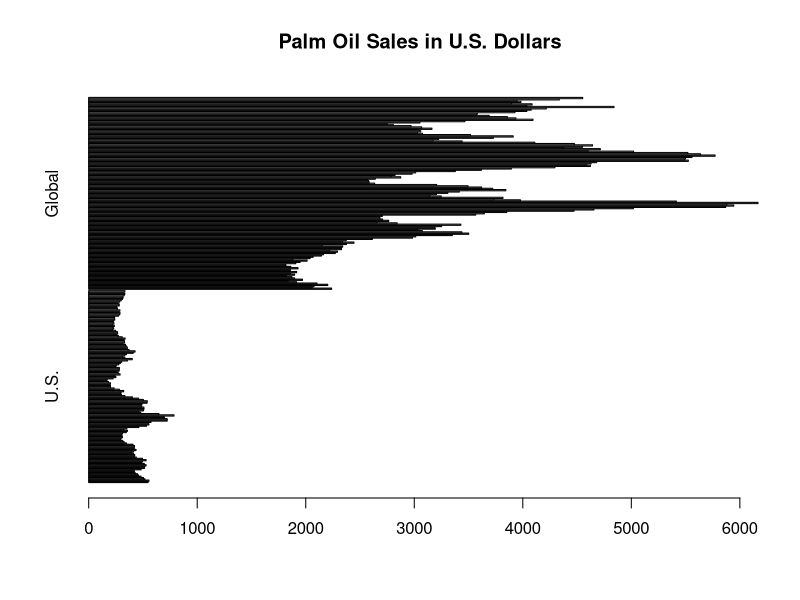
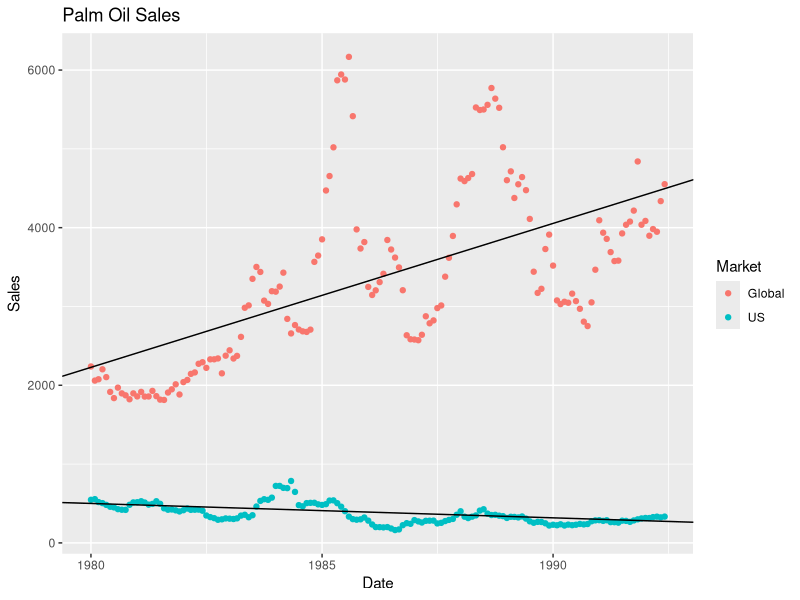
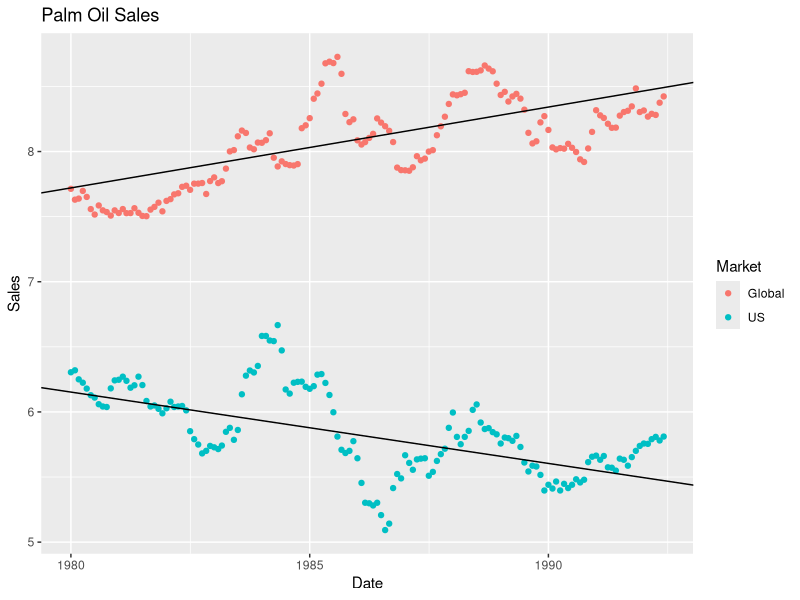
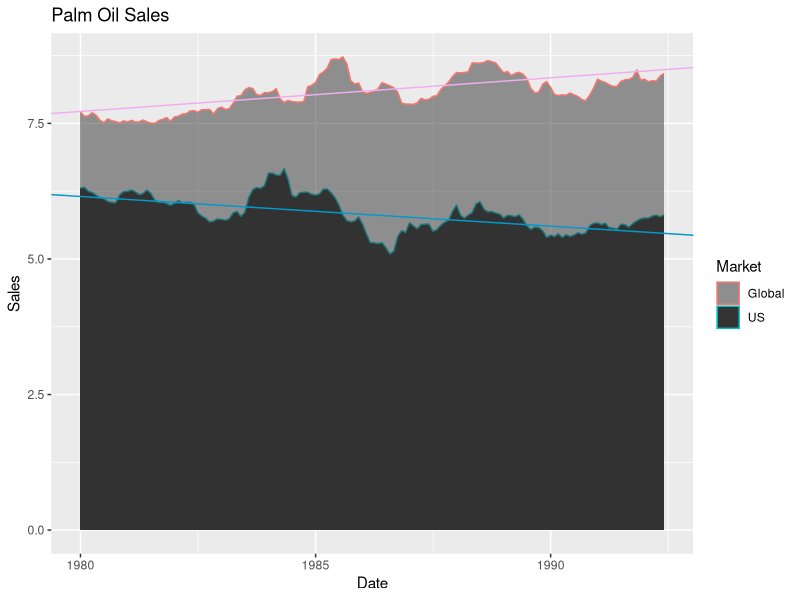
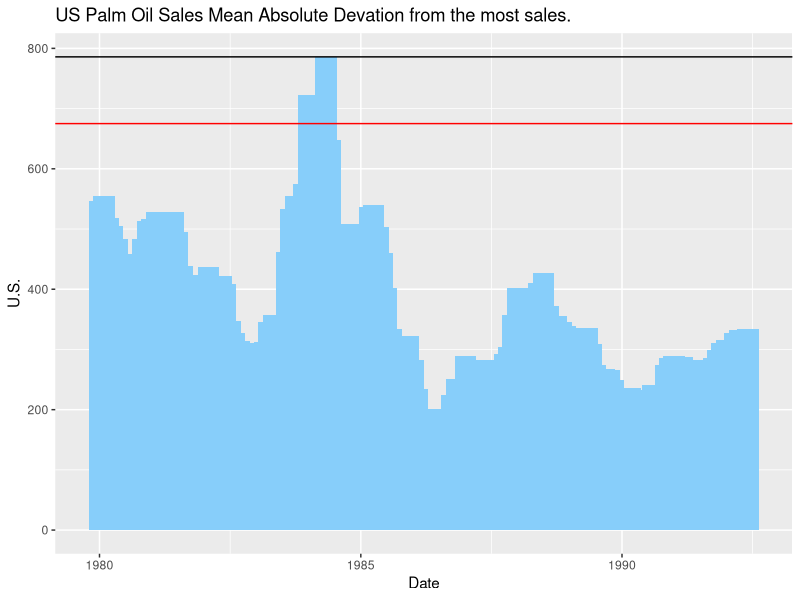
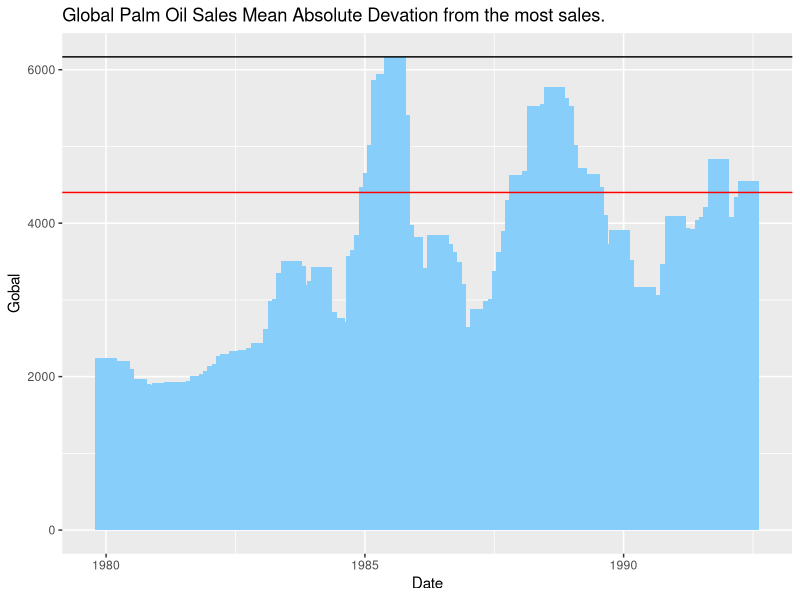
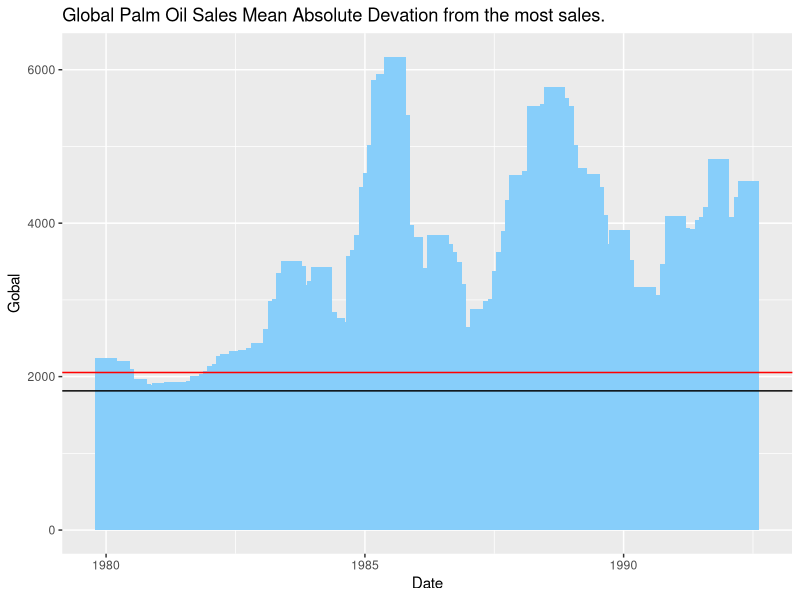
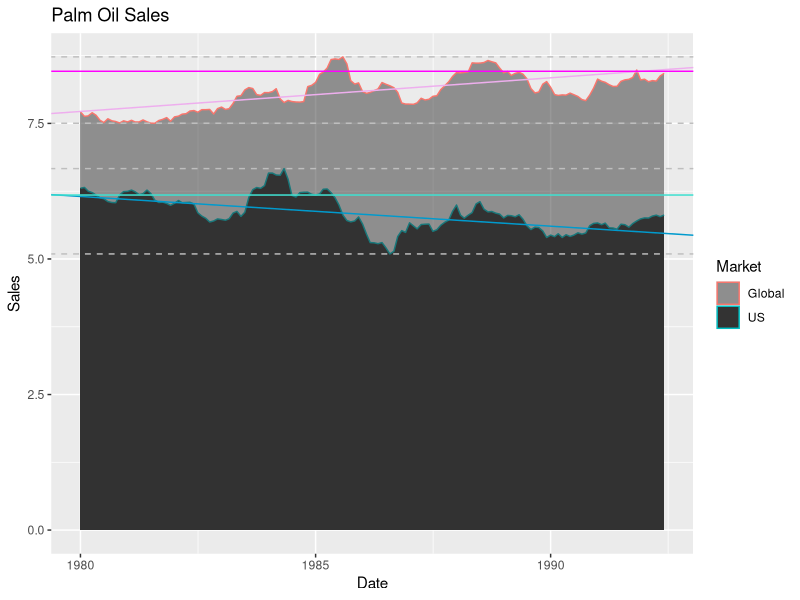

These charts were generated, in order, by the following R code:
# FRED Graph Observations
# Federal Reserve Economic Data
# Link: https://fred.stlouisfed.org
# Help: https://fred.stlouisfed.org/help-faq
# Economic Research Division
# Federal Reserve Bank of St. Louis
#
# PPOILUSDM	Global price of Palm Oil, U.S. Dollars per Metric Ton, Monthly, Not Seasonally Adjusted
#
# Frequency: Monthly
# observation_date	PPOILUSDM Sell in US	POLVOILUSDQ Overall sell in the World

library(ggplot2)

o.data <- read.delim("oil.txt", sep="\t", header=F)

colnames(o.data) <- c("Date", "Palm Oil Sales U.S.", "Palm Oil Sales World")

Date   <- as.Date(unlist(o.data[1]), format = "%Y-%m-%d")
U.S.   <- as.numeric(unlist(o.data[2]))
Global <- as.numeric(unlist(o.data[3]))
o2.data <- data.frame(Date, U.S., Global)

png(filename = "Rplot%03.d.png")
barplot(cbind(U.S., Global), beside = T, horiz = T, main = "Palm Oil Sales in U.S. Dollars")

ggplot(o2.data, aes(Date, y = Sales, color = Market)) +
    geom_point(aes(y = U.S., col = "US")) +
    geom_point(aes(y = Global, col = "Global")) +
    geom_abline(intercept = 683, slope = -0.05) +
    geom_abline(intercept = 402, slope = 0.5) +
    ggtitle("Palm Oil Sales")

ggplot(o2.data, aes(Date, y = Sales, color = Market)) +
    geom_point(aes(y = log(U.S.), col = "US")) +
    geom_point(aes(y = log(Global), col = "Global")) +
    geom_abline(intercept = 6.7, slope = -0.00015) +
    geom_abline(intercept = 7.1, slope = 0.00017) +
    ggtitle("Palm Oil Sales")

ggplot(o2.data, aes(Date, y = Sales, color = Market)) +
    geom_area(stat="identity", aes(y = log(U.S.), col = "US")) +
    geom_area(stat="identity", aes(y = log(Global), col = "Global"), alpha=0.5) +
    geom_abline(intercept = 6.7, slope = -0.00015, color = "deepskyblue3") +
    geom_abline(intercept = 7.1, slope = 0.00017, color = "plum2") +
    ggtitle("Palm Oil Sales")

# mean absolute deviation
mad(U.S.) # 120.1
mad(Global) # 1191.1

# mean deviation from global minima and maxima of U.S. sales
min(U.S.) # 162.794
max(U.S. )# 785.8735
mad(U.S., min(U.S.))
mad(U.S., max(U.S.))

# mean deviation from global minima and maxima of Global sales
min(Global) # 1814.1
max(Global) # 6167.2
mad(Global, min(Global))
mad(Global, max(Global))

o.us <- data.frame(Date, U.S.)
ggplot(o.us, aes(Date, U.S.)) +
    geom_bar(stat = "identity", aes(y = U.S.), width = 150, fill = "lightskyblue") +
    geom_abline(intercept = 785.8735, slope = 0) +
    geom_abline(intercept = mad(U.S., max(U.S.)), slope = 0, color = "red1") +
    ggtitle("US Palm Oil Sales Mean Absolute Devation from the most sales.")

o.gl <- data.frame(Date, Global)
ggplot(o.gl, aes(Date, Gobal)) +
    geom_bar(stat = "identity", aes(y = Global), width = 150, fill = "lightskyblue") +
    geom_abline(intercept = 6167.2, slope = 0) +
    geom_abline(intercept = mad(Global, max(Global)), slope = 0, color = "red1") +
    ggtitle("Global Palm Oil Sales Mean Absolute Devation from the most sales.")

ggplot(o.gl, aes(Date, Gobal)) +
    geom_bar(stat = "identity", aes(y = Global), width = 150, fill = "lightskyblue") +
    geom_abline(intercept = 1814.1, slope = 0) +
    geom_abline(intercept = mad(Global, min(Global)), slope=0, color="red1") +
    ggtitle("Global Palm Oil Sales Mean Absolute Devation from the most sales.")



ggplot(o2.data, aes(Date, y = Sales, color = Market)) +
    geom_area(stat = "identity", aes(y = log(U.S.), col = "US")) +
    geom_area(stat = "identity", aes(y = log(Global), col = "Global"), alpha = 0.5) +
    geom_abline(intercept = 6.7, slope = -0.00015, color = "deepskyblue3") +
    geom_abline(intercept = 7.1, slope = 0.00017, color = "plum2") +
    # visual deviation analysis for Global
    geom_abline(intercept = log(1814.1), slope = 0, linetype = 2, color = "grey") +
    geom_abline(intercept = log(mad(Global, log(min(Global)))), slope = 0, color = "magenta") +
    geom_abline(intercept = log(6167.2), slope = 0, linetype = 2, color = "grey") +
    # visual deviation analysis for US
    geom_abline(intercept = log(162.794), slope = 0, linetype = 2, color = "grey") +
    geom_abline(intercept = log(mad(U.S., log(min(U.S.)))), slope = 0, color = "turquoise") +
    geom_abline(intercept = log(785.8735), slope = 0, linetype = 2, color = "grey") +
    ggtitle("Palm Oil Sales")

dev.off()
